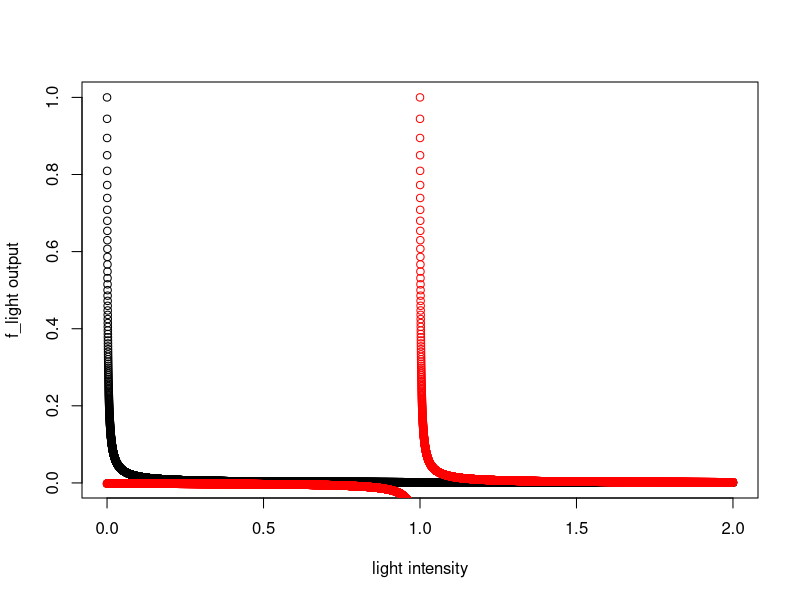

Write the R code that produced this figure.
f_light_k = 0.0017
f_light_adaptation_k = 1
backgroundintensity = 1
f_light <- function(k,x) {k/(k+x)}
f_light_adaptation <- function(a,k1,x,k2) {k2/(k2+(x-k1*a))}
lightrange <- seq(0,2,0.0001)
plot(lightrange,f_light(f_light_k,lightrange),ylab="f_light output",xlab="light intensity")
points(lightrange,f_light_adaptation(backgroundintensity,f_light_adaptation_k,lightrange,f_light_k),col="red")
